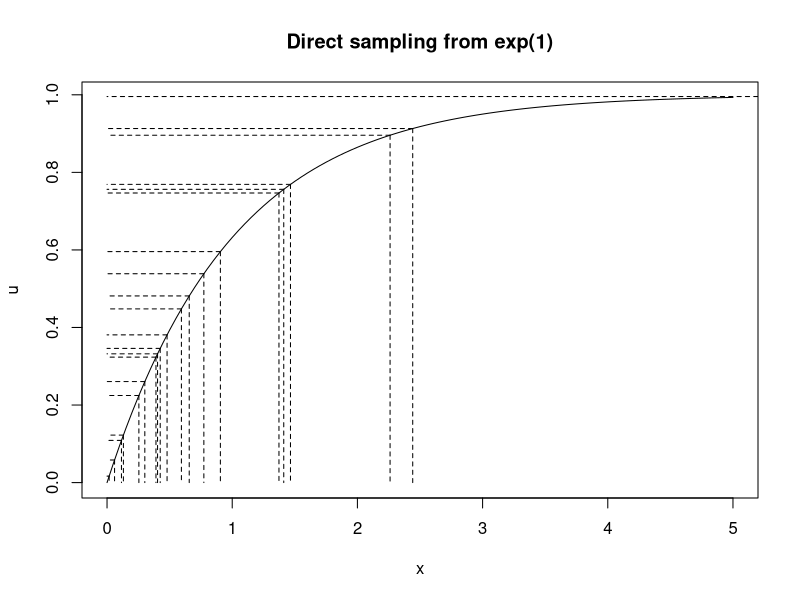

Write the R code that produced this figure. (Note: this script raises an error after producing the figure.)
## ---- chunk 1
lambda <- 1
u <- runif(20)
x <- -1/lambda * log(1 - u)
curve(1 - exp(-x), 0, 5, ylab = 'u', main = 'Direct sampling from exp(1)') 
for (i in 1:length(x)){
  lines(c(x[i], x[i]), c(u[i], 0), lty = 'dashed')
  lines(c(x[i], 0), c(u[i], u[i]), lty = 'dashed')
}
## ---- chunk 2
library(ggplot2)
cggplot(data.frame(x=runif(1000, -6, 6)), aes(x)) +
  stat_function(fun=dnorm,  aes(colour = 'Normal')) +
  stat_function(fun=dt, args = list(df = 2), aes(colour = 't'))  +
  scale_colour_manual("分布", values = c("red",  "green"), labels = c('N(0, 1)', expression(t[2]))) +
  ylab('密度')
## ---- chunk 3
iter <- 10000
k <- 0
X <- vector()

# 计算 M
fg <- function(x){dnorm(x)/dt(x, df = 2)}
M <- optim(1, fg, method = 'BFGS', control = list(fnscale = -1))$value

# 拒绝抽样
for (i in seq_len(iter)){
  u <- runif(1)
  x <- rt(1, 2)
  alpha <- dnorm(x)/(dt(x, df = 2) * M)
  if (u <= alpha){
    X[k] <- x
    k <- k + 1
  }
}

# 计算接受概率
cat('接受概率为', k/iter, ' \n')
cat('1/M = ', 1/M, ' \n')

# 直方图
hist(X, prob = TRUE)
curve(dnorm, add = TRUE, col = "red")
